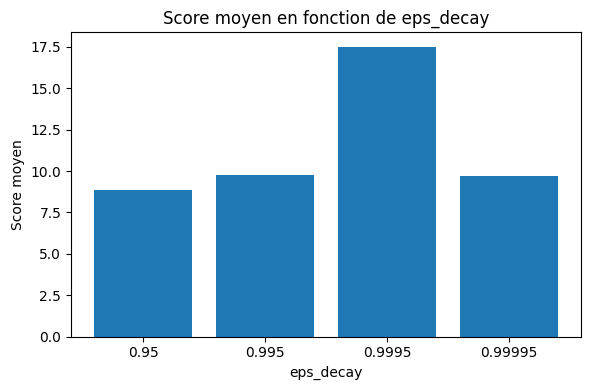

The script that drew this image:
import matplotlib.pyplot as plt

# Tes 4 valeurs
values = [8.858865, 9.74003, 17.50607, 9.715845]

# Labels (optionnels)
labels = ['0.95', '0.995', '0.9995', '0.99995']

plt.figure(figsize=(6, 4))
plt.bar(labels, values)

plt.xlabel("eps_decay")
plt.ylabel("Score moyen")
plt.title("Score moyen en fonction de eps_decay")

plt.tight_layout()
plt.show()
